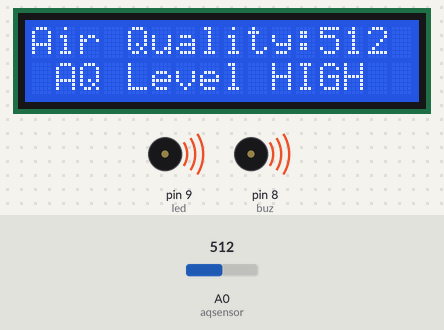
Bench run of a sketch on a simulated Arduino Uno, built with avr-gcc and run on an emulated ATmega328P. Parts: 16×2 character LCD, buzzer (waves = sounding, pin HIGH). The test bench sets the inputs (shaded band); at power-on: A0 (aqsensor) = 512. What the sketch prints to the serial monitor is not drawn.

Above: at 1.2 s.
1.3 s: A0 (aqsensor) set to 492
At 2.7 s:
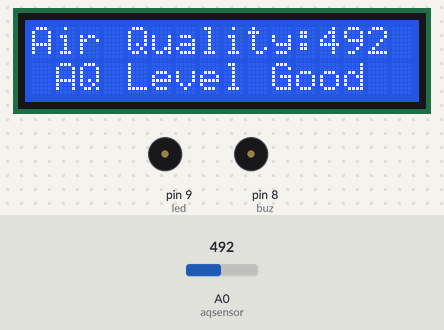
3.0 s: A0 (aqsensor) set to 108
At 3.6 s:
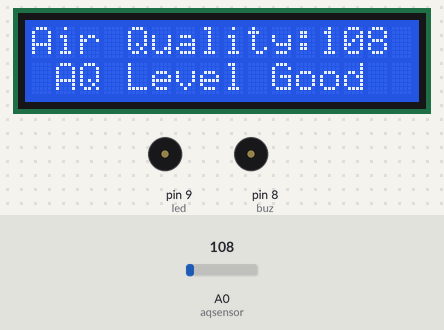
4.8 s: A0 (aqsensor) set to 92
At 5.3 s:
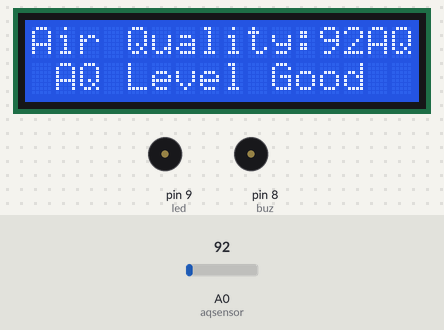
6.3 s: A0 (aqsensor) set to 11
At 7.0 s:
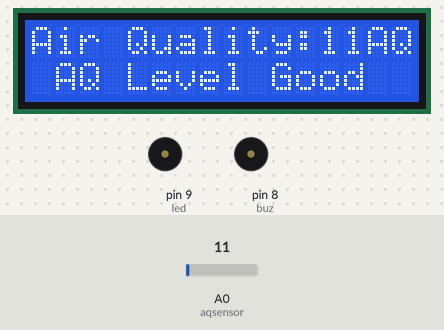
7.8 s: A0 (aqsensor) set to 8
At 8.3 s:
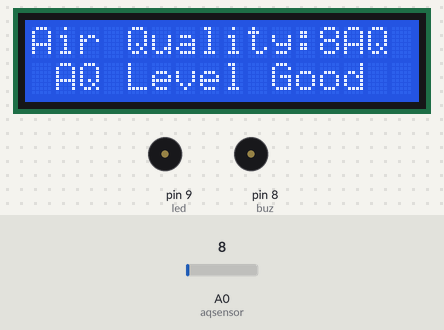
9.3 s: A0 (aqsensor) set to 110
At 9.8 s:
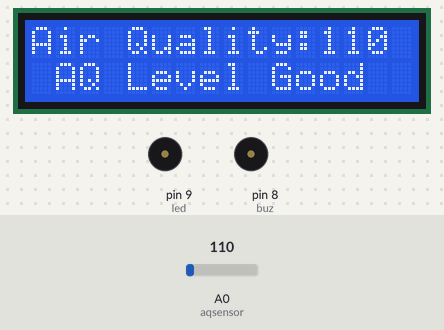
Timing chart, 0 to 11.8 s (numbered marks = the images above; inputs shaded):
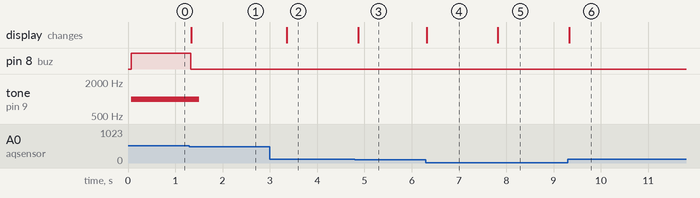

The sketch:

airquality_monitoring_system.ino
```cpp
#include <LiquidCrystal.h> //Header le for LCD
const int rs=12, en=11, d4=5, d5=4, d6=3, d7=2; //pins of LCD connected to Arduino
LiquidCrystal lcd(rs,en,d4,d5,d6,d7); //lcd function from LiquidCrystal
int buz = 8; //buzzer connected to pin 8
int led = 9; //led connected to pin 9

const int aqsensor = A0; //output of mq135 connected to A0 pin of Arduino
int threshold = 500; //Threshold level for Air Quality
void setup()
{
pinMode (buz,OUTPUT); // buzzer is connected as Output from Arduino
pinMode (led,OUTPUT); // led is connected as output from Arduino
pinMode (aqsensor,INPUT); // MQ135 is connected as INPUT to arduino
Serial.begin (9600); //begin serial communication with baud rate of 9600
lcd.clear(); // clear lcd
lcd.begin (16,2); // consider 16,2 lcd
}
void loop()
{
int ppm = analogRead(aqsensor); //read MQ135 analog outputs at A0 and store it in ppm
Serial.print("Air Quality: "); //print message in serial monitor
Serial.println(ppm); //print value of ppm in serial monitor
lcd.setCursor(0,0); // set cursor of lcd to 1st row and 1st column
lcd.print("Air Quality:"); // print message on lcd
lcd.print(ppm); // print value of MQ135
if (ppm<100)
{
lcd.print("AQ level very good");
}
else if (ppm > threshold) // check is ppm is greater than threshold or not
{
lcd.setCursor(1,1); //jump here if ppm is greater than threshold
lcd.print("AQ Level HIGH");
Serial.println("AQ Level HIGH");
tone(led,1000,200); //blink led with turn on time 1000mS, turn o time 200mS
digitalWrite(buz,HIGH); //Turn ON Buzzer
}
else
{
digitalWrite(led,LOW); //jump here if ppm is not greater than threshold and turn o LED
digitalWrite(buz,LOW); //Turn o Buzzer
lcd.setCursor(1,1);
lcd.print ("AQ Level Good");
Serial.println("AQ Level Good");
delay (500);
}
}
```

Measured:
- the behaviour switches between 501 and 500 on A0 (aqsensor) (found by bisection; images 0 and 1)
- the behaviour switches between 100 and 99 on A0 (aqsensor) (found by bisection; images 2 and 3)
- the behaviour switches between 10 and 9 on A0 (aqsensor) (found by bisection; images 4 and 5)
- after the input at 1.3 s, pin 8 (buz): HIGH → LOW at once; tone on pin 9 (led): 1000 Hz → silent after 0.20 s; the display: changes at once (image 1)
- after the input at 3.0 s, the display: changes after 0.35 s (image 2)
- after the input at 4.8 s, the display: changes after 0.07 s (image 3)
- after the input at 6.3 s, the display: changes at once (image 4)
- after the input at 7.8 s, the display: changes at once (image 5)
- after the input at 9.3 s, the display: changes at once (image 6)
